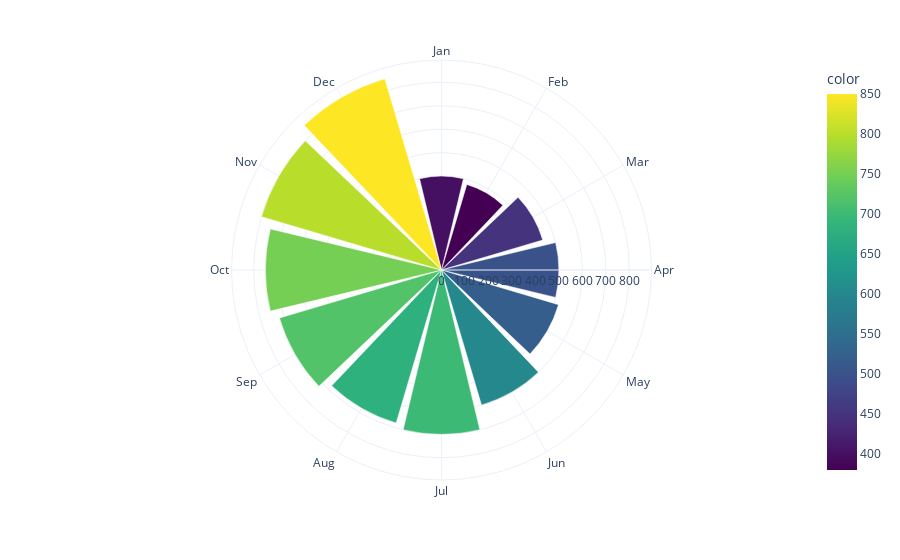

Source (notebook cell):
### Markdown cell above
#### 8. Rose Chart (Coxcomb Chart)
Now look at this one another masterpiece from Plotly that takes only 10 lines of code. You just command Plotly with fig = px.bar_polar and it generates automatically. This is called a Rose Chart (Coxcomb Chart).

It is very fitting for inventory data, like your inventory calendar. Unlike the previous Wind Rose Chart or Radial Bar Chart, this one has its own unique style and use case.

The chart is in a circular shape, so it can confine a lot of information in a smaller space. A special area is allocated for the time frame in our case, we chose it for the monthly column.

Now, the color part shows the intensity of data. The legend on the right side makes it clearly visible, and this is mapped onto the chart itself. For example, that yellowish larger bar highlights where the data intensity is higher.

### Code cell
import plotly.express as px

months = ["Jan","Feb","Mar","Apr","May","Jun","Jul","Aug","Sep","Oct","Nov","Dec"]
sales  = [400,380,450,500,520,600,700,680,720,750,800,850]

fig = px.bar_polar(
    r=sales,
    theta=months,
    color=sales,
    color_continuous_scale=px.colors.sequential.Viridis,
    template="plotly_white"
)
fig.show()

### Figure 1 — Plotly figure (JSON) as saved in the notebook; plotly's stock layout.template omitted (floating-point values rounded to 4 significant figures)
{"data": [{"hovertemplate": "r=%{r}<br>theta=%{theta}<br>color=%{marker.color}<extra></extra>", "legendgroup": "", "marker": {"color": [400, 380, 450, 500, 520, 600, 700, 680, 720, 750, 800, 850], "coloraxis": "coloraxis", "pattern": {"shape": ""}}, "name": "", "r": [400, 380, 450, 500, 520, 600, 700, 680, 720, 750, 800, 850], "showlegend": false, "subplot": "polar", "theta": ["Jan", "Feb", "Mar", "Apr", "May", "Jun", "Jul", "Aug", "Sep", "Oct", "Nov", "Dec"], "type": "barpolar"}], "layout": {"barmode": "relative", "coloraxis": {"colorbar": {"title": {"text": "color"}}, "colorscale": [[0, "#440154"], [0.1111, "#482878"], [0.2222, "#3e4989"], [0.3333, "#31688e"], [0.4444, "#26828e"], [0.5556, "#1f9e89"], [0.6667, "#35b779"], [0.7778, "#6ece58"], [0.8889, "#b5de2b"], [1, "#fde725"]]}, "legend": {"tracegroupgap": 0}, "margin": {"t": 60}, "polar": {"angularaxis": {"direction": "clockwise", "rotation": 90}, "domain": {"x": [0, 1], "y": [0, 1]}}}}
